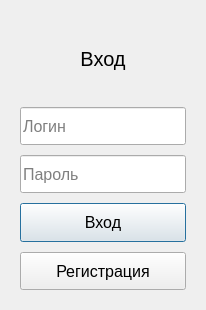
<?xml version="1.0" encoding="UTF-8"?>
<ui version="4.0">
 <class>entrance_form</class>
 <widget class="QDialog" name="entrance_form">
  <property name="geometry">
   <rect>
    <x>0</x>
    <y>0</y>
    <width>206</width>
    <height>310</height>
   </rect>
  </property>
  <property name="windowTitle">
   <string>Dialog</string>
  </property>
  <layout class="QVBoxLayout" name="verticalLayout">
   <item>
    <widget class="QStackedWidget" name="stackedWidget">
     <property name="currentIndex">
      <number>0</number>
     </property>
     <widget class="QWidget" name="entrance_page">
      <layout class="QVBoxLayout" name="verticalLayout_2" stretch="2,1,1,1,1">
       <property name="spacing">
        <number>10</number>
       </property>
       <item>
        <widget class="QLabel" name="entrance_label">
         <property name="sizePolicy">
          <sizepolicy hsizetype="Preferred" vsizetype="Minimum">
           <horstretch>0</horstretch>
           <verstretch>0</verstretch>
          </sizepolicy>
         </property>
         <property name="font">
          <font>
           <pointsize>15</pointsize>
          </font>
         </property>
         <property name="text">
          <string>Вход</string>
         </property>
         <property name="alignment">
          <set>Qt::AlignCenter</set>
         </property>
        </widget>
       </item>
       <item>
        <widget class="QLineEdit" name="entrance_login">
         <property name="sizePolicy">
          <sizepolicy hsizetype="Expanding" vsizetype="Minimum">
           <horstretch>0</horstretch>
           <verstretch>0</verstretch>
          </sizepolicy>
         </property>
         <property name="font">
          <font>
           <pointsize>12</pointsize>
          </font>
         </property>
         <property name="placeholderText">
          <string>Логин</string>
         </property>
        </widget>
       </item>
       <item>
        <widget class="QLineEdit" name="entrance_password">
         <property name="sizePolicy">
          <sizepolicy hsizetype="Expanding" vsizetype="Minimum">
           <horstretch>0</horstretch>
           <verstretch>0</verstretch>
          </sizepolicy>
         </property>
         <property name="font">
          <font>
           <pointsize>12</pointsize>
          </font>
         </property>
         <property name="placeholderText">
          <string>Пароль</string>
         </property>
        </widget>
       </item>
       <item>
        <widget class="QPushButton" name="entrance_button_enter">
         <property name="sizePolicy">
          <sizepolicy hsizetype="Minimum" vsizetype="Minimum">
           <horstretch>0</horstretch>
           <verstretch>0</verstretch>
          </sizepolicy>
         </property>
         <property name="font">
          <font>
           <pointsize>12</pointsize>
          </font>
         </property>
         <property name="text">
          <string>Вход</string>
         </property>
        </widget>
       </item>
       <item>
        <widget class="QPushButton" name="entrance_button_register">
         <property name="sizePolicy">
          <sizepolicy hsizetype="Minimum" vsizetype="Minimum">
           <horstretch>0</horstretch>
           <verstretch>0</verstretch>
          </sizepolicy>
         </property>
         <property name="font">
          <font>
           <pointsize>12</pointsize>
          </font>
         </property>
         <property name="text">
          <string>Регистрация</string>
         </property>
        </widget>
       </item>
      </layout>
     </widget>
     <widget class="QWidget" name="register_page">
      <layout class="QVBoxLayout" name="verticalLayout_3">
       <property name="spacing">
        <number>10</number>
       </property>
       <item>
        <widget class="QLabel" name="register_label">
         <property name="sizePolicy">
          <sizepolicy hsizetype="Preferred" vsizetype="Minimum">
           <horstretch>0</horstretch>
           <verstretch>0</verstretch>
          </sizepolicy>
         </property>
         <property name="font">
          <font>
           <pointsize>15</pointsize>
          </font>
         </property>
         <property name="text">
          <string>Студент</string>
         </property>
         <property name="alignment">
          <set>Qt::AlignCenter</set>
         </property>
        </widget>
       </item>
       <item>
        <widget class="QLineEdit" name="register_personal_name">
         <property name="sizePolicy">
          <sizepolicy hsizetype="Expanding" vsizetype="Minimum">
           <horstretch>0</horstretch>
           <verstretch>0</verstretch>
          </sizepolicy>
         </property>
         <property name="font">
          <font>
           <pointsize>12</pointsize>
          </font>
         </property>
         <property name="placeholderText">
          <string>ФИО</string>
         </property>
        </widget>
       </item>
       <item>
        <widget class="QLineEdit" name="register_login">
         <property name="sizePolicy">
          <sizepolicy hsizetype="Expanding" vsizetype="Minimum">
           <horstretch>0</horstretch>
           <verstretch>0</verstretch>
          </sizepolicy>
         </property>
         <property name="font">
          <font>
           <pointsize>12</pointsize>
          </font>
         </property>
         <property name="placeholderText">
          <string>Логин</string>
         </property>
        </widget>
       </item>
       <item>
        <widget class="QLineEdit" name="register_password_1">
         <property name="sizePolicy">
          <sizepolicy hsizetype="Expanding" vsizetype="Minimum">
           <horstretch>0</horstretch>
           <verstretch>0</verstretch>
          </sizepolicy>
         </property>
         <property name="font">
          <font>
           <pointsize>12</pointsize>
          </font>
         </property>
         <property name="placeholderText">
          <string>Пароль</string>
         </property>
        </widget>
       </item>
       <item>
        <widget class="QLineEdit" name="register_password_2">
         <property name="sizePolicy">
          <sizepolicy hsizetype="Expanding" vsizetype="Minimum">
           <horstretch>0</horstretch>
           <verstretch>0</verstretch>
          </sizepolicy>
         </property>
         <property name="font">
          <font>
           <pointsize>12</pointsize>
          </font>
         </property>
         <property name="placeholderText">
          <string>Повторите пароль</string>
         </property>
        </widget>
       </item>
       <item>
        <widget class="QPushButton" name="register_button_register">
         <property name="sizePolicy">
          <sizepolicy hsizetype="Minimum" vsizetype="Minimum">
           <horstretch>0</horstretch>
           <verstretch>0</verstretch>
          </sizepolicy>
         </property>
         <property name="font">
          <font>
           <pointsize>12</pointsize>
          </font>
         </property>
         <property name="text">
          <string>Регистрация</string>
         </property>
        </widget>
       </item>
      </layout>
     </widget>
     <widget class="QWidget" name="page">
      <layout class="QVBoxLayout" name="verticalLayout_4">
       <item>
        <widget class="QLabel" name="label_task_list">
         <property name="font">
          <font>
           <pointsize>12</pointsize>
          </font>
         </property>
         <property name="text">
          <string>Доступные задания</string>
         </property>
         <property name="alignment">
          <set>Qt::AlignCenter</set>
         </property>
        </widget>
       </item>
       <item>
        <widget class="QListWidget" name="task_list">
         <property name="font">
          <font>
           <pointsize>12</pointsize>
          </font>
         </property>
        </widget>
       </item>
      </layout>
     </widget>
    </widget>
   </item>
  </layout>
 </widget>
 <resources/>
 <connections/>
</ui>
